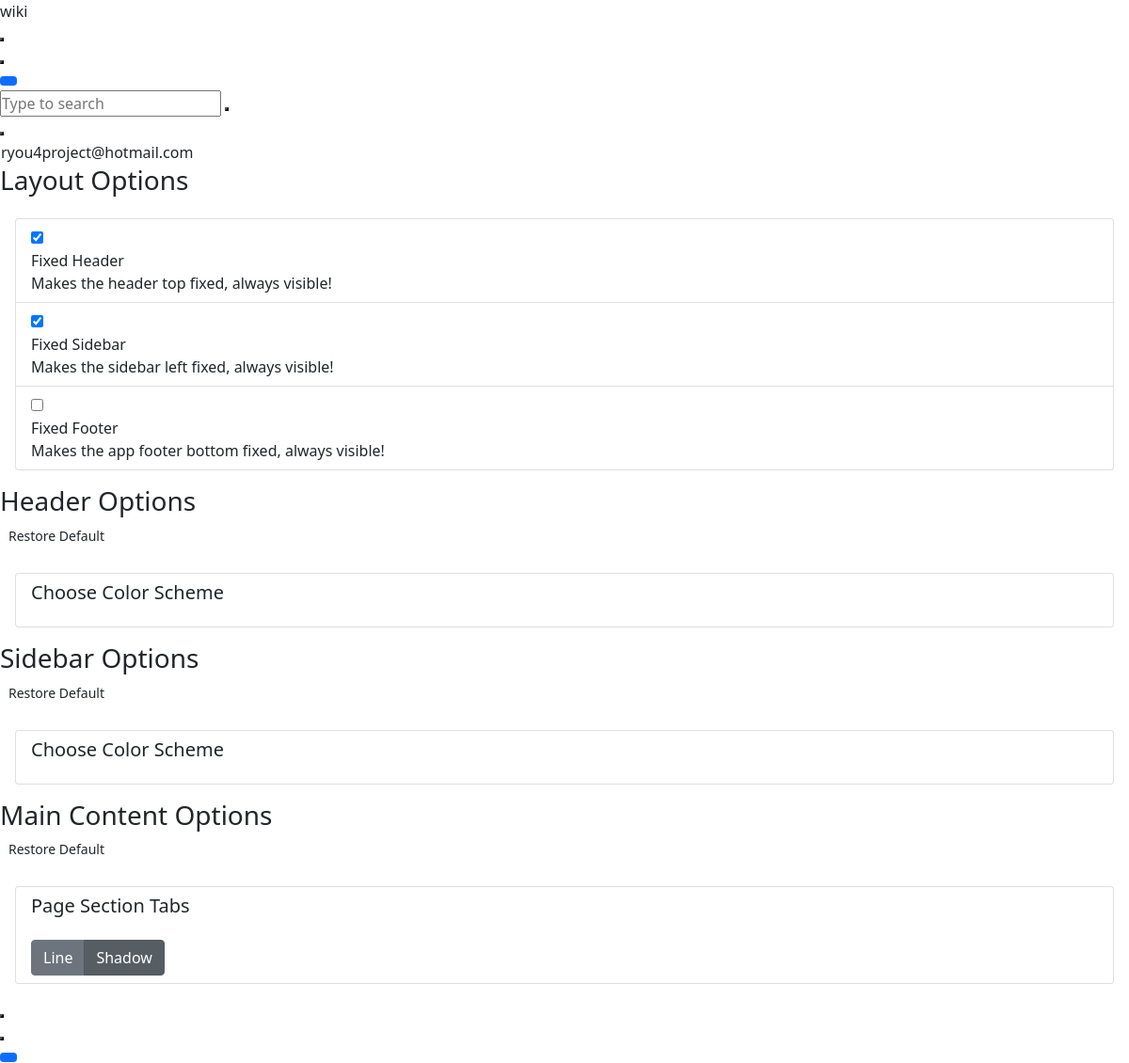
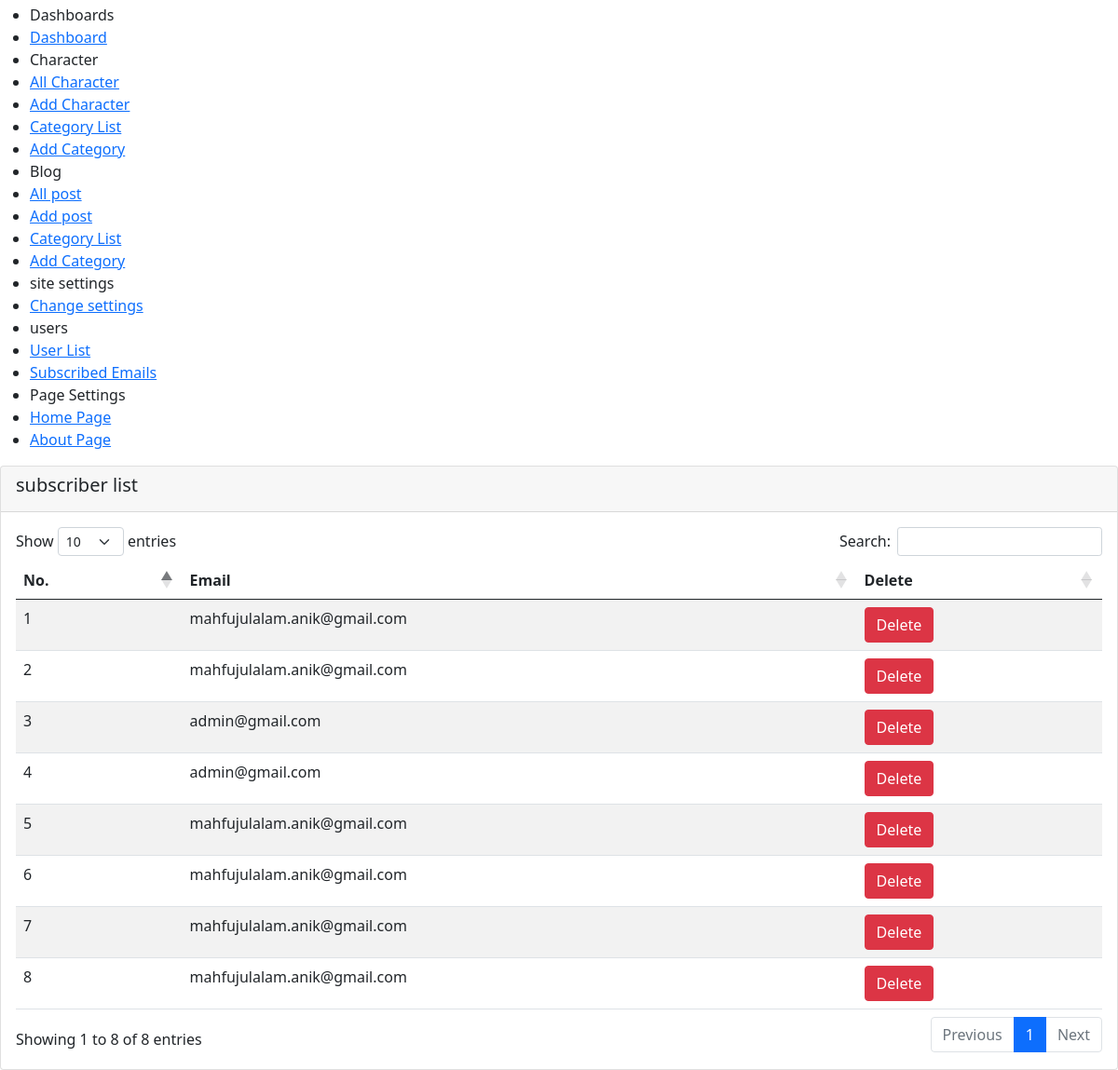
Page /admin/subscribed_email.php (signed in) on the committed database (2 pictures, top to bottom).
### tables this page shows
CREATE TABLE `subscribers` (
  `id` int(11) NOT NULL,
  `email` text NOT NULL
);

### admin/subscribed_email.php (the view, shortened to what the rows shown need)
<?php
include('header.php');
?>
<div class="app-main__inner">
    <div class="card">
        <div class="card-body">
            <table id="all_characters" class="table table-striped" style="width:100%">
                <thead>
                    <tr>
                        <th>No.</th>
                        <th>Email</th>
                        <th>Delete</th>
                    </tr>
                </thead>
                <tbody>
<?php
$no= 0;
$sql= "select * from subscribers";
$result= mysqli_query($conn, $sql);
while ($subscriber= mysqli_fetch_assoc($result)) { $no++ ?>
                    <tr>
                        <td><?php echo $no ?></td>
                        <td><?php echo $subscriber['email']; ?></td>
                        <td><a href="config/category_config.php?subscriber_delete_id=<?php echo $subscriber['id'] ?>" class="btn btn-danger">Delete</a></td>
                    </tr>
<?php } ?>
                </tbody>
            </table>
        </div>
    </div>
</div>
<?php
include('footer.php');
?>

### admin/header.php (shortened to what the rows shown need)
<?php
require_once('config/connection.php');
?>
<!doctype html>
<html lang="en">
<head>
    <link href="https://demo.dashboardpack.com/architectui-html-free/main.css" type="text/css" rel="stylesheet" />
    <link href="admin_assets/css/bootstrap.5.0.1.min.css" type="text/css" rel="stylesheet" />
    <link rel="stylesheet" href="https://cdn.datatables.net/1.12.0/css/dataTables.bootstrap5.min.css">
    <link href="admin_assets/css/style.css" type="text/css" rel="stylesheet" />
</head>
<body>
    <div class="app-container app-theme-white body-tabs-shadow fixed-sidebar fixed-header">
        <div class="app-header header-shadow">
                <div class="app-header__content">
                <div class="app-header-right">
                    <div class="header-btn-lg pr-0">
                        <div class="widget-content p-0">
                            <div class="widget-content-wrapper">
                                <div class="widget-content-left">
                                    <div class="btn-group">
                                        <a data-toggle="dropdown" aria-haspopup="true" aria-expanded="false" class="p-0 btn">
<?php
$email= $_SESSION['admin_email'];
$sql= "select * from admin_account where email='$email'";
$result=mysqli_query($conn,$sql);
while($admin= mysqli_fetch_assoc($result)){
if($email == $admin['email']){
    echo $admin['email'];
}
}
?>
                                        </a>
                                    </div>
                                </div>
                            </div>
                        </div>
                    </div>        </div>
            </div>
        </div>
        <div class="app-main">
                <div class="app-main__outer">

### rows in the picture
subscribers: email "mahfujulalam.anik@gmail.com"
subscribers: email "mahfujulalam.anik@gmail.com"
subscribers: email "admin@gmail.com"
subscribers: email "admin@gmail.com"
subscribers: email "mahfujulalam.anik@gmail.com"
subscribers: email "mahfujulalam.anik@gmail.com"
subscribers: email "mahfujulalam.anik@gmail.com"
subscribers: email "mahfujulalam.anik@gmail.com"

### other values in the picture
$admin['email'] "ryou4project@hotmail.com"
